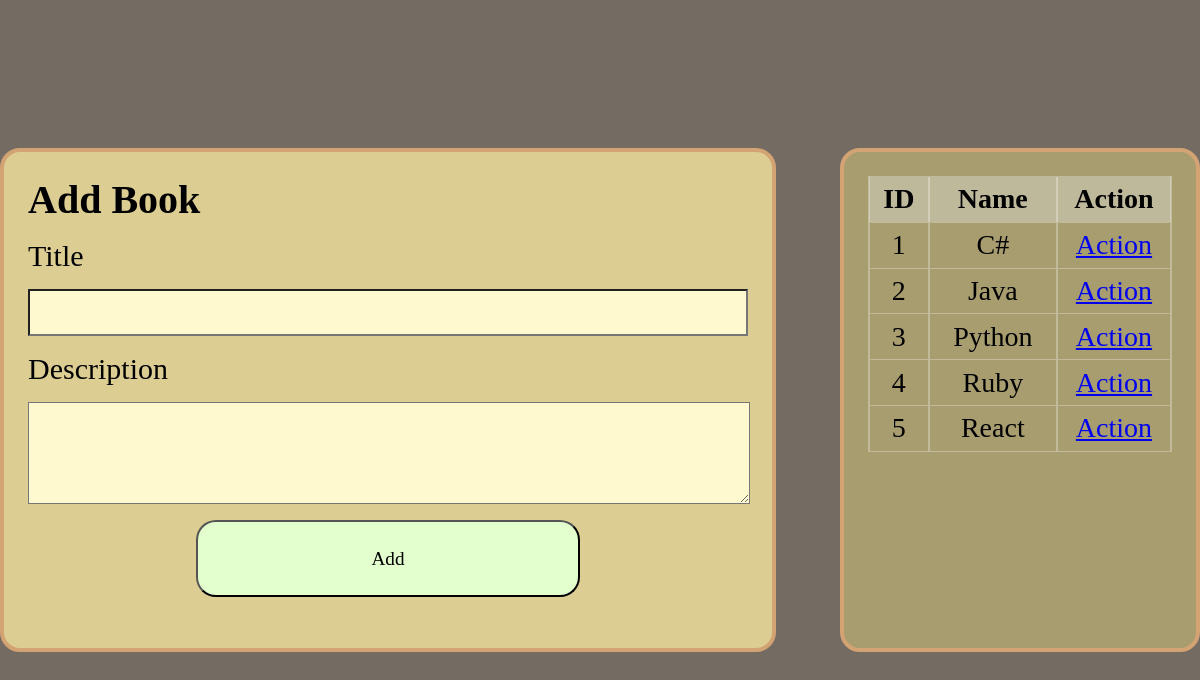
/books, run on the app's committed database.
### BOAU/models.py (models this page shows)
class Book(models.Model):
    title = models.CharField(max_length=255)
    desc = models.CharField(max_length=45)

### BOAU/views.py (the view)
# urls.py: path('books',views.newbook),
def newbook(request):
    the_book = show_books()
    return render(request, "addbook.html", {'the_book':the_book})

### BOAU/models.py (called while the page is built)
def show_books():
    return Book.objects.all()

### BOAU/templates/addbook.html (shortened to what this page needs)
<!DOCTYPE html>
{% load static %}
<html lang="en">
    <head>
        <link rel="stylesheet" type="text/css" href="{% static  'style1.css' %}">
    </head>
    <body>
        <main>
            <h1>Add Book</h1>
            <form action="addbook" method="post">
                <label for="title">Title</label>
                <input type="text" name="title" required>
                <label for="desc">Description</label>
                <textarea name="desc"></textarea>
                <button type="submit">Add</button>
            </form>
        </main>
        <div>
            <table>
                <tr>
                    <th class="first"><p>ID</p></th>
                    <th class="mid"><p>Name</p></th>
                    <th class="last"><p>Action</p></th>
                </tr>
                {% for book in the_book %}
                <tr>
                    <td><p> {{ book.id }} </p></td>
                    <td><p> {{ book.title }} </p> </td>
                    <td><p> <a href="result/book/{{ book.id }}">Action</a></p></td>
                </tr>
                    {% endfor %}
            </table>
        </div>
    </body>
</html>

### BOAU/static/style1.css (style rules this page uses)
* { margin: 0; padding: 0; font-family: cursive; }
body { display: flex; min-height: 100vh; justify-content: center; align-items: center; gap: 4em; font-family: 'Times New Roman', serif; background-color: #746c62; }
a,p { font-size: 28px; }
textarea { max-width: 720px; min-width: 720px; min-height: 100px; max-height: 100px; font-size: 24px; background-color: #fff9cf; }
table, th, td { border: 2px solid rgb(255, 255, 255,0.3); border-top: 1px solid rgb(255, 255, 255,0.3) ; border-bottom: 1px solid rgb(255, 255, 255,0.3) ; border-collapse: collapse; }
tr:first-child { background-color: rgb(240, 248, 255,0.3); }
div,main { border: 4px solid #d4a373; background-color: #dcce92; padding: 1.5em; border-radius: 20px; }
td,th { text-align: center; padding: 0.4em; }
.first { width: 80px; }
.mid { width: 200px; }
.last { width: 150px; }
div { background-color: #a79d6f; }
main ,form,div { gap: 1em; display: flex; flex-direction: column; width: 45em; height: 28em; }
button { align-self: center; font-size: larger; width: 20em; height: 4em; border-radius:20px ; background-color: #e2ffcd; }
input { background-color: #fff9cf; font-size: 24px; height: 1.8em; }
label { font-size: 30px; }
h1 { font-size: 40px; }

### data on the page
Book: id "1", title "C#"
Book: id "2", title "Java"
Book: id "3", title "Python"
Book: id "4", title "Ruby"
Book: id "5", title "React"
